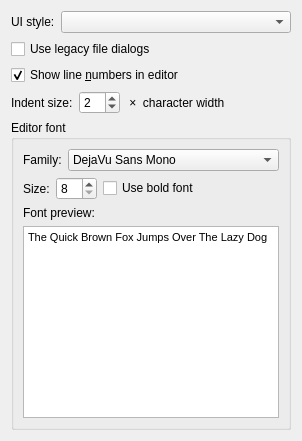
       <widget class="QWidget" name="pageAppearance">
        <layout class="QVBoxLayout">
         <item>
          <layout class="QHBoxLayout">
           <item>
            <widget class="QLabel" name="label_2">
             <property name="text">
              <string>UI style:</string>
             </property>
             <property name="buddy">
              <cstring>styleComboBox</cstring>
             </property>
            </widget>
           </item>
           <item>
            <widget class="QComboBox" name="styleComboBox">
             <property name="sizePolicy">
              <sizepolicy hsizetype="Expanding" vsizetype="Fixed">
               <horstretch>0</horstretch>
               <verstretch>0</verstretch>
              </sizepolicy>
             </property>
            </widget>
           </item>
          </layout>
         </item>
         <item>
          <widget class="QCheckBox" name="legacyFileDialogs">
           <property name="text">
            <string>Use legacy file dialogs</string>
           </property>
          </widget>
         </item>
         <item>
          <widget class="QCheckBox" name="showLineNumbers">
           <property name="text">
            <string>Show line &amp;numbers in editor</string>
           </property>
           <property name="checked">
            <bool>true</bool>
           </property>
          </widget>
         </item>
         <item>
          <layout class="QHBoxLayout">
           <item>
            <widget class="QLabel" name="label_22">
             <property name="text">
              <string>Indent size:</string>
             </property>
            </widget>
           </item>
           <item>
            <widget class="QSpinBox" name="indentRatio">
             <property name="minimum">
              <number>1</number>
             </property>
             <property name="maximum">
              <number>10</number>
             </property>
             <property name="value">
              <number>2</number>
             </property>
            </widget>
           </item>
           <item>
            <widget class="QLabel" name="label_23">
             <property name="text">
              <string> ×  character width</string>
             </property>
            </widget>
           </item>
           <item>
            <spacer>
             <property name="orientation">
              <enum>Qt::Horizontal</enum>
             </property>
             <property name="sizeHint" stdset="0">
              <size>
               <width>40</width>
               <height>20</height>
              </size>
             </property>
            </spacer>
           </item>
          </layout>
         </item>
         <item>
          <widget class="QGroupBox" name="groupBox">
           <property name="title">
            <string>Editor font</string>
           </property>
           <layout class="QVBoxLayout">
            <item>
             <layout class="QHBoxLayout">
              <item>
               <widget class="QLabel" name="label_3">
                <property name="text">
                 <string>Family:</string>
                </property>
                <property name="buddy">
                 <cstring>fontComboBox</cstring>
                </property>
               </widget>
              </item>
              <item>
               <widget class="QFontComboBox" name="fontComboBox">
                <property name="sizePolicy">
                 <sizepolicy hsizetype="Expanding" vsizetype="Fixed">
                  <horstretch>0</horstretch>
                  <verstretch>0</verstretch>
                 </sizepolicy>
                </property>
                <property name="editable">
                 <bool>false</bool>
                </property>
                <property name="fontFilters">
                 <set>QFontComboBox::MonospacedFonts</set>
                </property>
                <property name="currentFont">
                 <font>
                  <family>Andale Mono</family>
                 </font>
                </property>
               </widget>
              </item>
             </layout>
            </item>
            <item>
             <layout class="QHBoxLayout">
              <item>
               <widget class="QLabel" name="label_4">
                <property name="text">
                 <string>Size:</string>
                </property>
                <property name="buddy">
                 <cstring>sizeSpinBox</cstring>
                </property>
               </widget>
              </item>
              <item>
               <widget class="QSpinBox" name="sizeSpinBox">
                <property name="minimum">
                 <number>8</number>
                </property>
                <property name="maximum">
                 <number>48</number>
                </property>
               </widget>
              </item>
              <item>
               <widget class="QCheckBox" name="useBoldFont">
                <property name="text">
                 <string>Use bold font</string>
                </property>
               </widget>
              </item>
              <item>
               <spacer>
                <property name="orientation">
                 <enum>Qt::Horizontal</enum>
                </property>
                <property name="sizeHint" stdset="0">
                 <size>
                  <width>40</width>
                  <height>20</height>
                 </size>
                </property>
               </spacer>
              </item>
             </layout>
            </item>
            <item>
             <widget class="QLabel" name="label_5">
              <property name="text">
               <string>Font preview:</string>
              </property>
              <property name="buddy">
               <cstring>previewTextEdit</cstring>
              </property>
             </widget>
            </item>
            <item>
             <widget class="QTextEdit" name="previewTextEdit">
              <property name="tabChangesFocus">
               <bool>true</bool>
              </property>
              <property name="html">
               <string>&lt;!DOCTYPE HTML PUBLIC &quot;-//W3C//DTD HTML 4.0//EN&quot; &quot;http://www.w3.org/TR/REC-html40/strict.dtd&quot;&gt;
&lt;html&gt;&lt;head&gt;&lt;meta name=&quot;qrichtext&quot; content=&quot;1&quot; /&gt;&lt;style type=&quot;text/css&quot;&gt;
p, li { white-space: pre-wrap; }
&lt;/style&gt;&lt;/head&gt;&lt;body style=&quot; font-family:'Lucida Grande'; font-size:13pt; font-weight:400; font-style:normal;&quot;&gt;
&lt;p style=&quot; margin-top:0px; margin-bottom:0px; margin-left:0px; margin-right:0px; -qt-block-indent:0; text-indent:0px;&quot;&gt;&lt;span style=&quot; font-family:'DejaVu Sans Condensed'; font-size:8pt;&quot;&gt;The Quick Brown Fox Jumps Over The Lazy Dog&lt;/span&gt;&lt;/p&gt;&lt;/body&gt;&lt;/html&gt;</string>
              </property>
              <property name="acceptRichText">
               <bool>false</bool>
              </property>
             </widget>
            </item>
           </layout>
          </widget>
         </item>
        </layout>
       </widget>
